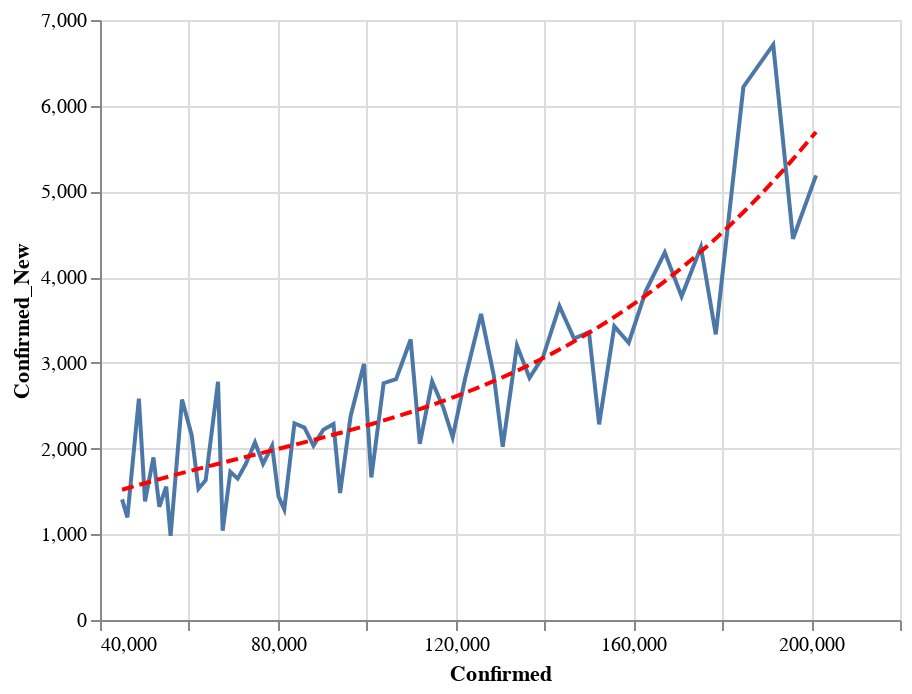

Write notebook code for a chart like this one.
### Code cell
data = state_data('US')
state = alt.Chart(data[data['State'] == 'CA'].sort_values('Date').tail(60)).mark_line().encode(
    x='Confirmed:Q',
    y='Confirmed_New:Q'
)
reg = state.transform_regression("Confirmed", "Confirmed_New", method="poly").mark_line(color='red', strokeDash=[6,3])
(state+reg).interactive()

### Figure 1 — Vega-Lite specification as saved in the notebook (floating-point values rounded to 4 significant figures)
{"config": {"view": {"continuousWidth": 400, "continuousHeight": 300}}, "layer": [{"mark": "line", "encoding": {"x": {"type": "quantitative", "field": "Confirmed"}, "y": {"type": "quantitative", "field": "Confirmed_New"}}, "selection": {"selector004": {"type": "interval", "bind": "scales", "encodings": ["x", "y"]}}}, {"mark": {"type": "line", "color": "red", "strokeDash": [6, 3]}, "encoding": {"x": {"type": "quantitative", "field": "Confirmed"}, "y": {"type": "quantitative", "field": "Confirmed_New"}}, "transform": [{"on": "Confirmed", "regression": "Confirmed_New", "method": "poly"}]}], "data": {"name": "data-2bc8f4962912fcd37745884c6a782238"}, "$schema": "https://vega.github.io/schema/vega-lite/v4.0.2.json", "datasets": {"data-2bc8f4962912fcd37745884c6a782238": [{"State": "CA", "Date": "04-27-2020", "Confirmed": 44970.0, "Deaths": 1779.0, "Recovered": 0.0, "Confirmed_New": 1408.0, "Deaths_New": 54.0, "Recovered_New": 0.0, "Active": 43190.0}, {"State": "CA", "Date": "04-28-2020", "Confirmed": 46160.0, "Deaths": 1864.0, "Recovered": 0.0, "Confirmed_New": 1198.0, "Deaths_New": 85.0, "Recovered_New": 0.0, "Active": 44300.0}, {"State": "CA", "Date": "04-29-2020", "Confirmed": 48750.0, "Deaths": 1946.0, "Recovered": 0.0, "Confirmed_New": 2583.0, "Deaths_New": 82.0, "Recovered_New": 0.0, "Active": 46800.0}, {"State": "CA", "Date": "04-30-2020", "Confirmed": 50130.0, "Deaths": 2031.0, "Recovered": 0.0, "Confirmed_New": 1383.0, "Deaths_New": 85.0, "Recovered_New": 0.0, "Active": 48100.0}, {"State": "CA", "Date": "05-01-2020", "Confirmed": 52030.0, "Deaths": 2126.0, "Recovered": 0.0, "Confirmed_New": 1896.0, "Deaths_New": 95.0, "Recovered_New": 0.0, "Active": 49900.0}, {"State": "CA", "Date": "05-02-2020", "Confirmed": 53350.0, "Deaths": 2180.0, "Recovered": 0.0, "Confirmed_New": 1321.0, "Deaths_New": 54.0, "Recovered_New": 0.0, "Active": 51170.0}, {"State": "CA", "Date": "05-03-2020", "Confirmed": 54900.0, "Deaths": 2216.0, "Recovered": 0.0, "Confirmed_New": 1556.0, "Deaths_New": 36.0, "Recovered_New": 0.0, "Active": 52690.0}, {"State": "CA", "Date": "05-04-2020", "Confirmed": 55880.0, "Deaths": 2278.0, "Recovered": 0.0, "Confirmed_New": 981.0, "Deaths_New": 62.0, "Recovered_New": 0.0, "Active": 53610.0}, {"State": "CA", "Date": "05-05-2020", "Confirmed": 58460.0, "Deaths": 2381.0, "Recovered": 0.0, "Confirmed_New": 2572.0, "Deaths_New": 103.0, "Recovered_New": 0.0, "Active": 56080.0}, {"State": "CA", "Date": "05-06-2020", "Confirmed": 60620.0, "Deaths": 2464.0, "Recovered": 0.0, "Confirmed_New": 2160.0, "Deaths_New": 83.0, "Recovered_New": 0.0, "Active": 58150.0}, {"State": "CA", "Date": "05-07-2020", "Confirmed": 62150.0, "Deaths": 2535.0, "Recovered": 0.0, "Confirmed_New": 1532.0, "Deaths_New": 71.0, "Recovered_New": 0.0, "Active": 59610.0}, {"State": "CA", "Date": "05-08-2020", "Confirmed": 63780.0, "Deaths": 2613.0, "Recovered": 0.0, "Confirmed_New": 1631.0, "Deaths_New": 78.0, "Recovered_New": 0.0, "Active": 61170.0}, {"State": "CA", "Date": "05-09-2020", "Confirmed": 66560.0, "Deaths": 2687.0, "Recovered": 0.0, "Confirmed_New": 2779.0, "Deaths_New": 74.0, "Recovered_New": 0.0, "Active": 63870.0}, {"State": "CA", "Date": "05-10-2020", "Confirmed": 67600.0, "Deaths": 2716.0, "Recovered": 0.0, "Confirmed_New": 1042.0, "Deaths_New": 29.0, "Recovered_New": 0.0, "Active": 64880.0}, {"State": "CA", "Date": "05-11-2020", "Confirmed": 69330.0, "Deaths": 2779.0, "Recovered": 0.0, "Confirmed_New": 1729.0, "Deaths_New": 63.0, "Recovered_New": 0.0, "Active": 66550.0}, {"State": "CA", "Date": "05-12-2020", "Confirmed": 70980.0, "Deaths": 2879.0, "Recovered": 0.0, "Confirmed_New": 1649.0, "Deaths_New": 100.0, "Recovered_New": 0.0, "Active": 68100.0}, {"State": "CA", "Date": "05-13-2020", "Confirmed": 72800.0, "Deaths": 2957.0, "Recovered": 0.0, "Confirmed_New": 1820.0, "Deaths_New": 78.0, "Recovered_New": 0.0, "Active": 69840.0}, {"State": "CA", "Date": "05-14-2020", "Confirmed": 74870.0, "Deaths": 3052.0, "Recovered": 0.0, "Confirmed_New": 2073.0, "Deaths_New": 95.0, "Recovered_New": 0.0, "Active": 71820.0}, {"State": "CA", "Date": "05-15-2020", "Confirmed": 76690.0, "Deaths": 3136.0, "Recovered": 0.0, "Confirmed_New": 1822.0, "Deaths_New": 84.0, "Recovered_New": 0.0, "Active": 73560.0}, {"State": "CA", "Date": "05-16-2020", "Confirmed": 78720.0, "Deaths": 3208.0, "Recovered": 0.0, "Confirmed_New": 2032.0, "Deaths_New": 72.0, "Recovered_New": 0.0, "Active": 75520.0}, {"State": "CA", "Date": "05-17-2020", "Confirmed": 80170.0, "Deaths": 3240.0, "Recovered": 0.0, "Confirmed_New": 1441.0, "Deaths_New": 32.0, "Recovered_New": 0.0, "Active": 76930.0}, {"State": "CA", "Date": "05-18-2020", "Confirmed": 81460.0, "Deaths": 3279.0, "Recovered": 0.0, "Confirmed_New": 1291.0, "Deaths_New": 39.0, "Recovered_New": 0.0, "Active": 78180.0}, {"State": "CA", "Date": "05-19-2020", "Confirmed": 83750.0, "Deaths": 3403.0, "Recovered": 0.0, "Confirmed_New": 2295.0, "Deaths_New": 124.0, "Recovered_New": 0.0, "Active": 80350.0}, {"State": "CA", "Date": "05-20-2020", "Confirmed": 86000.0, "Deaths": 3497.0, "Recovered": 0.0, "Confirmed_New": 2245.0, "Deaths_New": 94.0, "Recovered_New": 0.0, "Active": 82500.0}, {"State": "CA", "Date": "05-21-2020", "Confirmed": 88030.0, "Deaths": 3583.0, "Recovered": 0.0, "Confirmed_New": 2034.0, "Deaths_New": 86.0, "Recovered_New": 0.0, "Active": 84450.0}, {"State": "CA", "Date": "05-22-2020", "Confirmed": 90250.0, "Deaths": 3666.0, "Recovered": 0.0, "Confirmed_New": 2221.0, "Deaths_New": 83.0, "Recovered_New": 0.0, "Active": 86590.0}, {"State": "CA", "Date": "05-23-2020", "Confirmed": 92540.0, "Deaths": 3738.0, "Recovered": 0.0, "Confirmed_New": 2287.0, "Deaths_New": 72.0, "Recovered_New": 0.0, "Active": 88800.0}, {"State": "CA", "Date": "05-24-2020", "Confirmed": 94020.0, "Deaths": 3754.0, "Recovered": 0.0, "Confirmed_New": 1481.0, "Deaths_New": 16.0, "Recovered_New": 0.0, "Active": 90270.0}, {"State": "CA", "Date": "05-25-2020", "Confirmed": 96400.0, "Deaths": 3769.0, "Recovered": 0.0, "Confirmed_New": 2380.0, "Deaths_New": 15.0, "Recovered_New": 0.0, "Active": 92630.0}, {"State": "CA", "Date": "05-26-2020", "Confirmed": 99390.0, "Deaths": 3819.0, "Recovered": 0.0, "Confirmed_New": 2987.0, "Deaths_New": 50.0, "Recovered_New": 0.0, "Active": 95570.0}, {"State": "CA", "Date": "05-27-2020", "Confirmed": 101000.0, "Deaths": 3895.0, "Recovered": 0.0, "Confirmed_New": 1663.0, "Deaths_New": 76.0, "Recovered_New": 0.0, "Active": 97160.0}, {"State": "CA", "Date": "05-28-2020", "Confirmed": 103800.0, "Deaths": 3993.0, "Recovered": 0.0, "Confirmed_New": 2763.0, "Deaths_New": 98.0, "Recovered_New": 0.0, "Active": 99820.0}, {"State": "CA", "Date": "05-29-2020", "Confirmed": 106600.0, "Deaths": 4077.0, "Recovered": 0.0, "Confirmed_New": 2809.0, "Deaths_New": 84.0, "Recovered_New": 0.0, "Active": 102500.0}, {"State": "CA", "Date": "05-30-2020", "Confirmed": 109900.0, "Deaths": 4144.0, "Recovered": 0.0, "Confirmed_New": 3273.0, "Deaths_New": 67.0, "Recovered_New": 0.0, "Active": 105800.0}, {"State": "CA", "Date": "05-31-2020", "Confirmed": 112000.0, "Deaths": 4172.0, "Recovered": 0.0, "Confirmed_New": 2056.0, "Deaths_New": 28.0, "Recovered_New": 0.0, "Active": 107800.0}, {"State": "CA", "Date": "06-01-2020", "Confirmed": 114700.0, "Deaths": 4217.0, "Recovered": 0.0, "Confirmed_New": 2782.0, "Deaths_New": 45.0, "Recovered_New": 0.0, "Active": 110500.0}, {"State": "CA", "Date": "06-02-2020", "Confirmed": 117200.0, "Deaths": 4305.0, "Recovered": 0.0, "Confirmed_New": 2482.0, "Deaths_New": 88.0, "Recovered_New": 0.0, "Active": 112900.0}, {"State": "CA", "Date": "06-03-2020", "Confirmed": 119300.0, "Deaths": 4374.0, "Recovered": 0.0, "Confirmed_New": 2133.0, "Deaths_New": 69.0, "Recovered_New": 0.0, "Active": 115000.0}, {"State": "CA", "Date": "06-04-2020", "Confirmed": 122200.0, "Deaths": 4444.0, "Recovered": 0.0, "Confirmed_New": 2820.0, "Deaths_New": 70.0, "Recovered_New": 0.0, "Active": 117700.0}, {"State": "CA", "Date": "06-05-2020", "Confirmed": 125700.0, "Deaths": 4529.0, "Recovered": 0.0, "Confirmed_New": 3570.0, "Deaths_New": 85.0, "Recovered_New": 0.0, "Active": 121200.0}, {"State": "CA", "Date": "06-06-2020", "Confirmed": 128600.0, "Deaths": 4607.0, "Recovered": 0.0, "Confirmed_New": 2855.0, "Deaths_New": 78.0, "Recovered_New": 0.0, "Active": 124000.0}, {"State": "CA", "Date": "06-07-2020", "Confirmed": 130600.0, "Deaths": 4632.0, "Recovered": 0.0, "Confirmed_New": 2022.0, "Deaths_New": 25.0, "Recovered_New": 0.0, "Active": 126000.0}, {"State": "CA", "Date": "06-08-2020", "Confirmed": 133800.0, "Deaths": 4657.0, "Recovered": 0.0, "Confirmed_New": 3201.0, "Deaths_New": 25.0, "Recovered_New": 0.0, "Active": 129200.0}, {"State": "CA", "Date": "06-09-2020", "Confirmed": 136600.0, "Deaths": 4745.0, "Recovered": 0.0, "Confirmed_New": 2825.0, "Deaths_New": 88.0, "Recovered_New": 0.0, "Active": 131900.0}, {"State": "CA", "Date": "06-10-2020", "Confirmed": 139700.0, "Deaths": 4854.0, "Recovered": 0.0, "Confirmed_New": 3074.0, "Deaths_New": 109.0, "Recovered_New": 0.0, "Active": 134900.0}, {"State": "CA", "Date": "06-11-2020", "Confirmed": 143400.0, "Deaths": 4934.0, "Recovered": 0.0, "Confirmed_New": 3662.0, "Deaths_New": 80.0, "Recovered_New": 0.0, "Active": 138400.0}, {"State": "CA", "Date": "06-12-2020", "Confirmed": 146700.0, "Deaths": 4978.0, "Recovered": 0.0, "Confirmed_New": 3282.0, "Deaths_New": 44.0, "Recovered_New": 0.0, "Active": 141700.0}, {"State": "CA", "Date": "06-13-2020", "Confirmed": 150000.0, "Deaths": 5076.0, "Recovered": 0.0, "Confirmed_New": 3359.0, "Deaths_New": 98.0, "Recovered_New": 0.0, "Active": 144900.0}, {"State": "CA", "Date": "06-14-2020", "Confirmed": 152300.0, "Deaths": 5099.0, "Recovered": 0.0, "Confirmed_New": 2282.0, "Deaths_New": 23.0, "Recovered_New": 0.0, "Active": 147200.0}, {"State": "CA", "Date": "06-15-2020", "Confirmed": 155700.0, "Deaths": 5114.0, "Recovered": 0.0, "Confirmed_New": 3426.0, "Deaths_New": 15.0, "Recovered_New": 0.0, "Active": 150600.0}, {"State": "CA", "Date": "06-16-2020", "Confirmed": 159000.0, "Deaths": 5200.0, "Recovered": 0.0, "Confirmed_New": 3235.0, "Deaths_New": 86.0, "Recovered_New": 0.0, "Active": 153800.0}, {"State": "CA", "Date": "06-17-2020", "Confirmed": 162800.0, "Deaths": 5271.0, "Recovered": 0.0, "Confirmed_New": 3837.0, "Deaths_New": 71.0, "Recovered_New": 0.0, "Active": 157500.0}, {"State": "CA", "Date": "06-18-2020", "Confirmed": 167100.0, "Deaths": 5355.0, "Recovered": 0.0, "Confirmed_New": 4288.0, "Deaths_New": 84.0, "Recovered_New": 0.0, "Active": 161700.0}, {"State": "CA", "Date": "06-19-2020", "Confirmed": 170900.0, "Deaths": 5426.0, "Recovered": 0.0, "Confirmed_New": 3776.0, "Deaths_New": 71.0, "Recovered_New": 0.0, "Active": 165400.0}, {"State": "CA", "Date": "06-20-2020", "Confirmed": 175200.0, "Deaths": 5494.0, "Recovered": 0.0, "Confirmed_New": 4351.0, "Deaths_New": 68.0, "Recovered_New": 0.0, "Active": 169700.0}, {"State": "CA", "Date": "06-21-2020", "Confirmed": 178500.0, "Deaths": 5515.0, "Recovered": 0.0, "Confirmed_New": 3333.0, "Deaths_New": 21.0, "Recovered_New": 0.0, "Active": 173000.0}, {"State": "CA", "Date": "06-22-2020", "Confirmed": 184800.0, "Deaths": 5566.0, "Recovered": 0.0, "Confirmed_New": 6219.0, "Deaths_New": 51.0, "Recovered_New": 0.0, "Active": 179200.0}, {"State": "CA", "Date": "06-23-2020", "Confirmed": 191500.0, "Deaths": 5626.0, "Recovered": 0.0, "Confirmed_New": 6712.0, "Deaths_New": 60.0, "Recovered_New": 0.0, "Active": 185900.0}, {"State": "CA", "Date": "06-24-2020", "Confirmed": 195900.0, "Deaths": 5725.0, "Recovered": 0.0, "Confirmed_New": 4448.0, "Deaths_New": 99.0, "Recovered_New": 0.0, "Active": 190200.0}, {"State": "CA", "Date": "06-25-2020", "Confirmed": 201100.0, "Deaths": 5806.0, "Recovered": 0.0, "Confirmed_New": 5187.0, "Deaths_New": 81.0, "Recovered_New": 0.0, "Active": 195300.0}]}}
